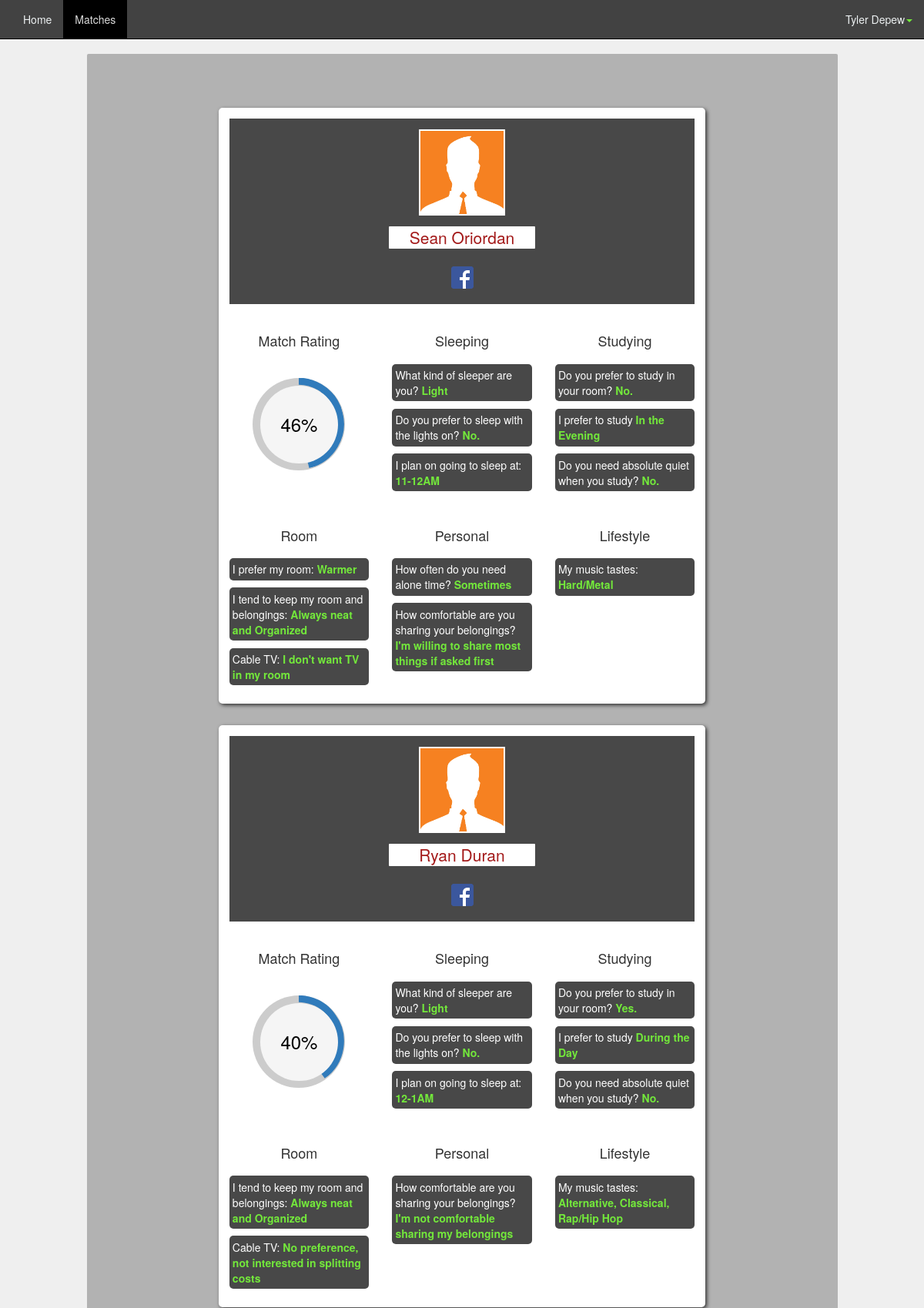
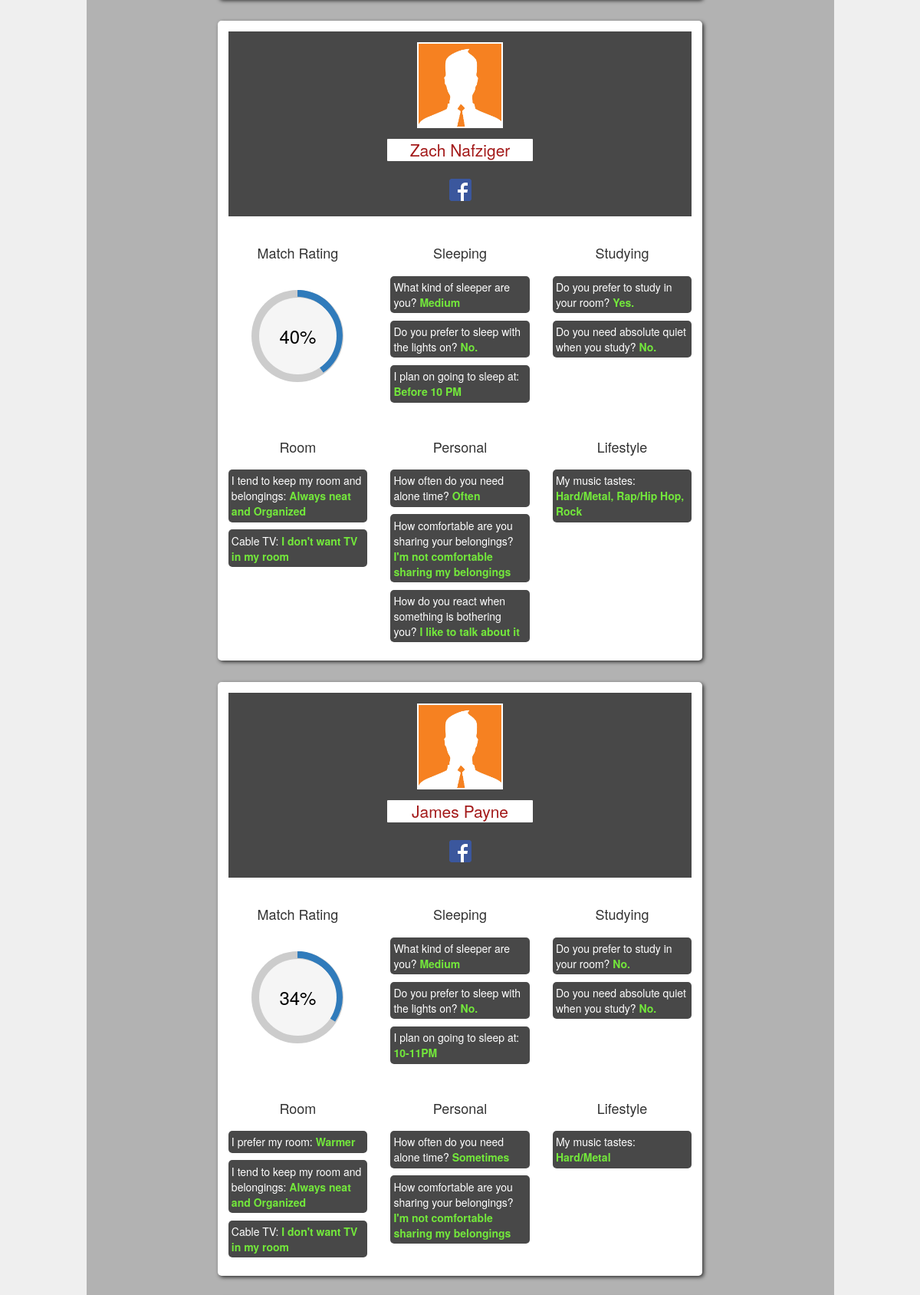
The page /matches.php (signed in, upper part) on the database its author committed (2 pictures, top to bottom).
### tables this page shows
CREATE TABLE `user` (
`id` int(11) NOT NULL,
  `picture` varchar(50) NOT NULL,
  `password` varchar(64) NOT NULL,
  `first_name` varchar(20) NOT NULL,
  `last_name` varchar(30) NOT NULL,
  `account_type` varchar(20) NOT NULL,
  `email` varchar(50) NOT NULL,
  `facebook` varchar(50) NOT NULL DEFAULT 'https://www.facebook.com/yourusername',
  `public` tinyint(4) NOT NULL DEFAULT '1',
  `gender` int(11) NOT NULL COMMENT '0 = female 1 = male',
  `status` smallint(6) NOT NULL COMMENT '0 = new student, 1 = current student'
);

CREATE TABLE `tabs` (
`id` int(11) NOT NULL,
  `name` varchar(30) NOT NULL
);

CREATE TABLE `options` (
`id` int(11) NOT NULL,
  `name` varchar(50) NOT NULL,
  `question_id` int(11) NOT NULL,
  `value_index` int(11) NOT NULL
);

CREATE TABLE `questions` (
`id` int(11) NOT NULL,
  `question` varchar(500) NOT NULL,
  `tab_id` int(11) NOT NULL,
  `type_id` int(11) NOT NULL
);

CREATE TABLE `answers` (
`id` int(11) NOT NULL,
  `user_id` int(11) NOT NULL,
  `question_id` int(11) NOT NULL,
  `value` int(11) NOT NULL,
  `preference_rating` int(11) DEFAULT NULL COMMENT 'numbers 1-5'
);

### classes/PageChecker.php (called while the page is built)
<?php
	class PageChecker
	{
		public function isPage($page = null)
		{
			if($page)
			{
				if($page == str_replace("/", "", $_SERVER['PHP_SELF']))
				{
					return true;
				}
			}
			return false;
		}
	}
?>

### classes/DB.php (called while the page is built, shortened)
<?php
class DB
{
	private static $_instance = null;
	private $_pdo,
	 		$_query,
	 		$_error = false,
	  		$_results,
	  		$_count = 0;
	private function __construct()
	{
		try
		{
			$this->_pdo = new PDO('mysql:host=' . Config::get('mysql/host') . ';dbname='. Config::get('mysql/db'), Config::get('mysql/username'), Config::get('mysql/password'));
		}
		catch(PDOException $e)
		{
			die($e->getMessage());
		}
	}
	public static function getInstance()
	{
		if(!isset(self::$_instance))
		{
			self::$_instance = new DB();
		}
		return self::$_instance;
	}
	public function query($sql, $params = array())
	{
		$this->_error = false;
		if($this->_query = $this->_pdo->prepare($sql))
		{
			$x = 1;
			if(count($params))
			{
				foreach($params as $param)
				{
					$this->_query->bindValue($x,$param);
					$x++;
				}
			}
			if($this->_query->execute())
			{
				$this->_results = $this->_query->fetchAll(PDO::FETCH_OBJ);
				$this->_count = $this->_query->rowCount();
			}
			else
			{
				$this->_error = true;
			}
		}
		return $this;
	}
	public function action($action, $table, $where = array())
	{
		if(count($where) === 3)
		{
			$operators = array('=','>','<','>=','<=');
			$field = $where[0];
			$operator = $where[1];
			$value = $where[2];
			if(in_array($operator, $operators))
			{
				$sql = "{$action} FROM {$table} WHERE {$field} {$operator} ?";
				if(!$this->query($sql, array($value))->error())
				{
					return $this;
				}
			}
		}
		return false;
	}
	public function get($table, $where)
	{
		return $this->action('SELECT *', $table, $where);
	}
	public function results()
	{
		return $this->_results;
	}
	public function error()
	{
		return $this->_error;
	}
	public function count()
	{
		return $this->_count;
	}
	public function first()
	{
		return $this->results()[0];
	}
}
?>

### classes/Config.php (called while the page is built)
<?php
class Config
{
	public static function get($path = null)
	{
		if($path)
		{
			$config = $GLOBALS['config'];
			$path = explode('/', $path);
			foreach($path as $bit)
			{
				if(isset($config[$bit]))
				{
					$config = $config[$bit];
				}
			}
			return $config;
		}
	}
}
?>

### classes/User.php (called while the page is built, shortened)
<?php
class User
{
	private $_db, $_data, $_sessionName, $_isLoggedIn, $_cookieName;
	public function __construct($user = null)
	{
		$this->_db = DB::getInstance();
		$this->_sessionName = Config::get('session/session_name');
		if(!$user)
		{
			if(Session::exists($this->_sessionName))
			{
				$user = Session::get($this->_sessionName);
				if($this->find($user))
				{
					$this->first_name = $this->data()->first_name;
					$this->last_name = $this->data()->last_name;
				}
			}
		}
		else
		{
			$this->find($user);
		}
	}
	public function find($user = null)
	{
		if($user)
		{
			$field = (is_numeric($user)) ? 'id': 'username';
			$data = $this->_db->get('user', array($field, '=', $user));
			if($data->count())
			{
				$this->_data = $data->first();
				$this->id = $this->data()->id;
				$this->first_name = $this->data()->first_name;
				$this->last_name = $this->data()->last_name;
				$this->facebook = $this->data()->facebook;
				return true;
			}
		}
	}
	public function data()
	{
		return $this->_data;
	}
}
?>

### classes/Session.php (called while the page is built, shortened)
<?php
class Session
{
	public static function exists($name)
	{
		return (isset($_SESSION[$name])) ? true : false;
	}
	public static function get($name)
	{
		return $_SESSION[$name];
	}
}
?>

### classes/UserScore.php (called while the page is built, shortened)
<?php
class UserScore
{
	public function __construct($id, $score)
	{
		$this->id = $id;
		$this->score = $score;
	}
}
?>

### functions/matching_algorithm.php (called while the page is built, shortened)
<?php
function getMatchScore($user_1, $user_2)
{
	$db = DB::getInstance();
	$questions = $db->query("SELECT * FROM questions");
	$questions = $questions->results();
	$matches = 0;
	$totalQuestions = count($questions);
	foreach ($questions as  $question)
	{
		if($question->type_id != 4)
		{
			$answers1 = $db->query("SELECT * FROM answers WHERE user_id = ? AND question_id = ?", array($user_1, $question->id));
			$answers1 = $answers1->first();
			$answers2 = $db->query("SELECT * FROM answers WHERE user_id = ? AND question_id = ?", array($user_2, $question->id));
			$answers2 = $answers2->first();
			$preference_rating_max = 5;
			if($question->type_id == 2)
			{
				if($answers1->value === $answers2->value)
				{
					if($answers1->preference_rating)
					{
						$matches += ($answers1->preference_rating/$preference_rating_max);
					}
					else
					{
						$matches++;
					}
				}
			}
			else
			{
				if($answers1->value === $answers2->value)
				{
					$matches++;
				}
			}
		}
		else
		{
			$answers1 = $db->query("SELECT * FROM answers WHERE user_id = ? AND question_id = ?", array($user_1, $question->id));
			$answers1 = $answers1->results();
			$answers2 = $db->query("SELECT * FROM answers WHERE user_id = ? AND question_id = ?", array($user_2, $question->id));
			$answers2 = $answers2->results();
			foreach($answers1 as $answer1)
			{
				$same = false;
				foreach($answers2 as $answer2)
				{
					if($answer1->value == $answer2->value) $same = true;
				}
				if($same) $matches+=.25;
				else $matches -=.25;
			}
		}
	}
	$percentage = ($matches / $totalQuestions) * 100;
	return $percentage;
}
?>

### functions/sanitize.php (called while the page is built, shortened)
<?php
function escapeName($string)
{
	return htmlentities($string, ENT_COMPAT, 'UTF-8');
}
?>

### functions/get_profile.php (the view, shortened to what this page needs)
<?php
require_once 'functions/matching_algorithm.php';
function getMatches($profile_id)
{
	$db = DB::getInstance();
	$profile = new User($profile_id);
	$users = $db->query("SELECT * FROM user");
	$users = $users->results();
	$userarray = array();
	foreach($users as $user)
	{
		$newUser = new UserScore($user->id, getMatchScore($profile_id, $user->id));
		if($user->id != $profile_id && $user->gender === $profile->gender && $user->status === $profile->status) array_push($userarray, $newUser);
	}
	usort($userarray, "cmp");
	return $userarray;
}
function listBestTenMatches($UserScoreArray)
{
	foreach ($UserScoreArray as $num => $userscore)
	{
		$db = DB::getInstance();
		$tabs = $db->query("SELECT * FROM tabs");
		$tabs = $tabs->results();
		$targetUser = new User($userscore->id);
		echo '<div class="row spacing2">
				<div class="col-md-8 largeRankingWidget center-block">
					<div class="topBannerForWidget">
						<div class="row">
						<div class="col-md-10 center-block">
						<div class="row paddingTop1">
							<div class="profilePic col-md-3 center-block"></div>
						</div>
						<div class="row spacing1">
							<div class="col-md-5 col-sm-4 center-block profileName">
								<p class="text-center lead"><a class="profileLink" href="profile.php?id='.$targetUser->id.'">'.escapeName($targetUser->first_name).' '.escapeName($targetUser->last_name).'</a></p>
							</div>
						</div>';
						if($targetUser->facebook){
		echo			'<div class="row">
							<div class = "text-center lead">
								<a href="'.escapeName($targetUser->facebook).'" target="_blank">
									<img border="0" alt="facebook" src="\images\social\FB-f-Logo__blue_29.png" width="29" height="29">
								</a>
							</div>
						</div>';
					}
		echo		'</div>
				</div>
					</div>';
					$counter = 1;
					echo '<div class="row spacing2">';
					echo '<div class="col-md-4';
					$public_answer = $db->query("SELECT * FROM public_answer WHERE user_id = ?", array($targetUser->id));
					if($public_answer->count())
					{
						$public_answer = $public_answer->first();
						$public_answer = $public_answer->value;
						if($public_answer != 1)
						{
							echo "center-block";
						}
					}
					echo'">
						<div class="row">
							<div class="col-md-12">
								<h4 class="text-center">Match Rating</h4>
							</div>
						</div>
						<div class="row">
							<div class="col-md-12 paddingTop2">
								<div class="c100 p'.intval($userscore->score).' large center"><span>'.intval($userscore->score).'%</span><div class="slice"><div class="bar"></div><div class="fill"></div></div></div>
							</div>
						</div>
					</div>';
					$firstsection = true;
			$public_answer = $db->query("SELECT * FROM public_answer WHERE user_id = ?", array($targetUser->id));
			if($public_answer->count())
			{
				$public_answer = $public_answer->first();
				$public_answer = $public_answer->value;
				if($public_answer == 1)
				{
					foreach ($tabs as $tab)
					{
						if($firstsection != true)
							{
							if($counter >= 3){
								$counter = 0;
								echo '</div>
								<div class="row spacing2">';
							}
							echo '<div class="col-md-4">
								<div class="row">
									<div class="col-md-12">
										<h4 class="text-center">'.ucfirst(escapeName($tab->name)).'</h4>
									</div>
								</div>
								<div class="row">
									<div class="col-md-12">
										<ul class="noPadding">';
							$questions = $db->query("SELECT * FROM questions WHERE tab_id = ?", array($tab->id));
							$questions = $questions->results();
					    foreach($questions as $question)
					    {
						      $answers = $db->query("SELECT * FROM answers WHERE question_id = ? AND user_id = ".$targetUser->id."", array($question->id));
						      $answers = $answers->results();
									if($question->type_id != 1 && $question->type_id != 2)
									{
										$checkboxes = false;
										$first_item = true;
										if($question->type_id == 4) {$checkboxes = true;}
							      foreach($answers as $answer){
							        $answer_strings =  $db->query("SELECT * FROM options WHERE question_id = ? AND value_index = ".escapeName($answer->value)."", array($question->id));
							        $answer_strings = $answer_strings->results();
							        foreach($answer_strings as $answer_string)
							        {
												if($checkboxes == false) echo '<li>'. escapeName($question->question).' <strong>'.escapeName($answer_string->name).'</strong></li>';
												if($checkboxes == true && $first_item == false){
													echo ', '.escapeName($answer_string->name).'';
												}
												if($checkboxes == true && $first_item == true){
													echo '<li>'. escapeName($question->question).' <strong> '.escapeName($answer_string->name).'';
													$first_item = false;
												}
							        }
							      }
										if($checkboxes == true) {echo '</strong></li>';}
									} else
									{
										foreach($answers as $answer){
											$yesno = $answer->value;
											if($yesno == 0)
											{
												echo '<li>'. escapeName($question->question).' <strong>No.</strong></li>';
											} else{
												echo '<li>'. escapeName($question->question).' <strong>Yes.</strong></li>';
											}
										}
									}
					    }
							echo '</ul>
									</div>
										</div>
									</div>';
							$counter++;
						} else $firstsection = false;
				  	}
				}
				else
				{
					echo "<div class='col-md-12 text-center'><h3>Answers Not Public</h3></div>";
				}
			}
			else
			{
				echo "<div class='col-md-12 text-center'><h3>Answers Not Public</h3></div>";
			}
			echo '</div>';
			echo'</ul></div>
		</div>';
	}
}
?>

### navbar.php (shortened to what this page needs)
<?php $pageChecker = new PageChecker(); $user = new User(); ?>
<nav class="navbar navbar-default navbar-fixed-top">
  <div class="container-fluid">
    <div class="collapse navbar-collapse" id="bs-example-navbar-collapse-1">
      <ul class="nav navbar-nav">
        <li <?php echo ($pageChecker->isPage("index.php")) ? "class='active'" : ''; ?>><a href="index.php">Home</a></li>
        <li <?php echo ($pageChecker->isPage("matches.php")) ? "class='active'" : ''; ?>><a href="matches.php">Matches</a></li>
      </ul>
      <ul class="nav navbar-nav navbar-right">
        <li class="dropdown">
          <a href="#" class="dropdown-toggle" data-toggle="dropdown" role="button" aria-expanded="false"><?php echo $user->first_name . " " . $user->last_name; ?><span class="caret neon"></span></a>
        </li>
      </ul>
    </div>
  </div>
</nav>

### rows shown on the page
user: first_name "Tyler", last_name "Depew"
user: first_name "Sean", last_name "Oriordan", score "46"
tabs: name "Sleeping"
options: question.question "What kind of sleeper are you?", name "Light"
answers: question.question "Do you prefer to sleep with the lights on?"
options: question.question "I plan on going to sleep at:", name "11-12AM"
tabs: name "Studying"
answers: question.question "Do you prefer to study in your room?"
options: question.question "I prefer to study", name "In the Evening"
answers: question.question "Do you need absolute quiet when you study?"
tabs: name "Room"
options: question.question "I prefer my room:", name "Warmer"
options: question.question "I tend to keep my room and belongings:", name "Always neat and Organized"
options: question.question "Cable TV:", name "I don't want TV in my room"
tabs: name "Personal"
options: question.question "How often do you need alone time?", name "Sometimes"
options: question.question "How comfortable are you sharing your belongings?", name "I'm willing to share most things if asked first"
tabs: name "Lifestyle"
options: question.question "My music tastes:", name "Hard/Metal"
user: first_name "Ryan", last_name "Duran", score "40"
answers: question.question "Do you prefer to sleep with the lights on?"
options: question.question "I plan on going to sleep at:", name "12-1AM"
answers: question.question "Do you prefer to study in your room?"
options: question.question "I prefer to study", name "During the Day"
answers: question.question "Do you need absolute quiet when you study?"
options: question.question "Cable TV:", name "No preference, not interested in splitting costs"
options: question.question "How comfortable are you sharing your belongings?", name "I'm not comfortable sharing my belongings"
options: question.question "My music tastes:", name "Alternative"
options: name "Classical"
options: name "Rap/Hip Hop"
user: first_name "Zach", last_name "Nafziger", score "40"
options: question.question "What kind of sleeper are you?", name "Medium"
answers: question.question "Do you prefer to sleep with the lights on?"
options: question.question "I plan on going to sleep at:", name "Before 10 PM"
answers: question.question "Do you prefer to study in your room?"
answers: question.question "Do you need absolute quiet when you study?"
options: question.question "How often do you need alone time?", name "Often"
options: question.question "How do you react when something is bothering you?", name "I like to talk about it"
options: name "Rock"
user: first_name "James", last_name "Payne", score "34"
answers: question.question "Do you prefer to sleep with the lights on?"
options: question.question "I plan on going to sleep at:", name "10-11PM"
answers: question.question "Do you prefer to study in your room?"
answers: question.question "Do you need absolute quiet when you study?"
